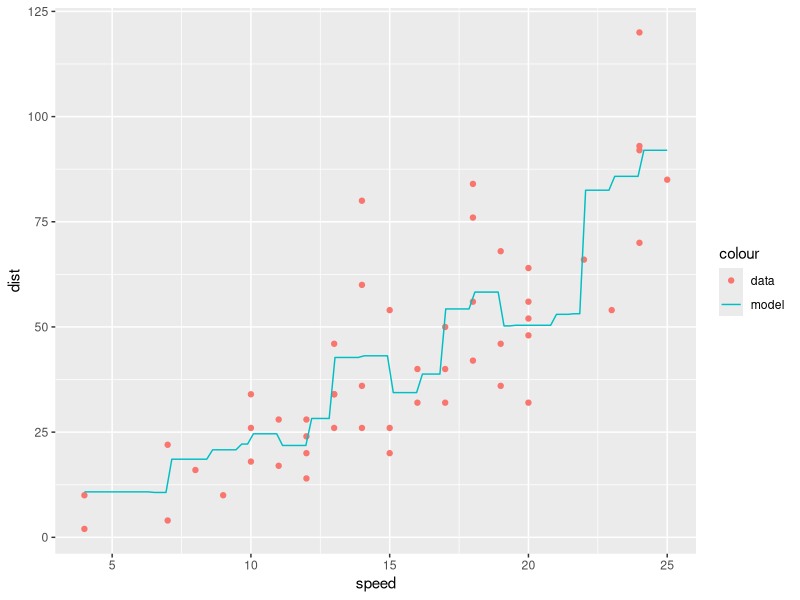

Write R code to recreate this figure.
## ---- chunk 1
# 準備
library(caret)
library(tidyverse)
my_data <- cars

# 訓練
my_model <- train(form = dist ~ speed, data = my_data, method = "knn")

# 可視化の準備
f <- function(x) { my_model %>% predict(data.frame(speed = x))}
## ---- chunk 2
my_data %>%
  ggplot(aes(x = speed,
             y = dist,
             color = "data")) +
  geom_point() +
  stat_function(
    fun = f,
    mapping = aes(color = "model"))
## ---- chunk 3
y  <- my_data$dist
y_ <- my_model %>% predict(my_data)

RMSE(y_, y)
#> [1] 13.96845 # RMSE

R2(pred = y_, obs = y,
   form = "traditional")
#> [1] 0.7001789 # 決定係数1

R2(pred = y_, obs = y,
   form = "corr")
#> [1] 0.7017314 # 決定係数6
